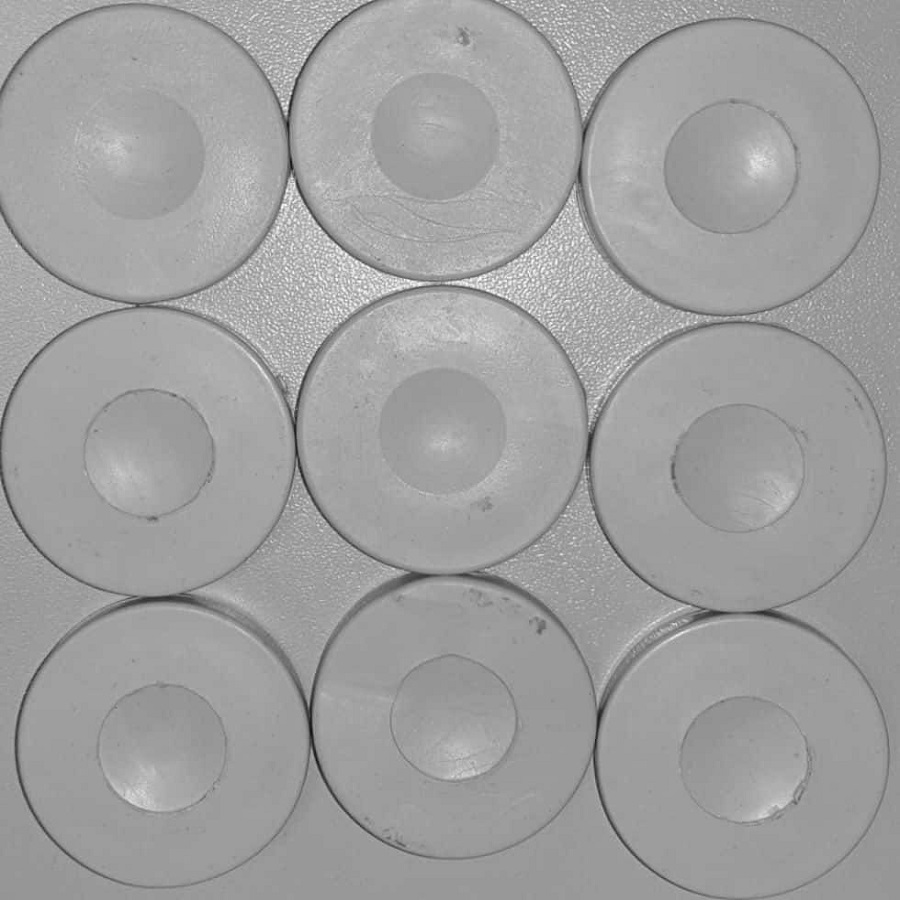
#> input picture samples/4-0.jpg, 900 x 900 px
$ python main.py
#> lines starting #> are read from the running program, lines starting #| are printed output that depends on the picture; after the words box and inside, x2 and y2 are one past the last pixel; in counts of white or black regions, pixels touching at a corner belong together
from PIL import Image, ImageDraw
import numpy as np
import matplotlib.pyplot as plt

def average_pixel_values_circle(image_path):
#> called with image_path = 'samples/4-0.jpg'
    image = Image.open(image_path).convert('L')
    image_array = np.array(image)
    # Get the height and width of the image
    height, width = image_array.shape
#> height = 900; width = 900
    # Calculate the size of each part
    part_height = height // 3
#> part_height = 300
    part_width = width // 3
#> part_width = 300
    radius = min(part_height, part_width) // 2
#> radius = 150

    average_values = []

    # Divide the image into 9 parts and calculate the average pixel value of the largest circle in each part
    for i in range(3):
        for j in range(3):
            part = image_array[i*part_height:(i+1)*part_height, j*part_width:(j+1)*part_width]
            center_x, center_y = part_width // 2, part_height // 2

            # Create a mask for the circle
            mask = np.zeros((part_height, part_width), dtype=bool)
            y, x = np.ogrid[:part_height, :part_width]
            distance = (x - center_x)**2 + (y - center_y)**2
            mask[distance <= radius**2] = True

            # Calculate the average pixel value within the circle
            circle_pixels = part[mask]
            average_value = np.mean(circle_pixels)
            average_values.append(average_value)
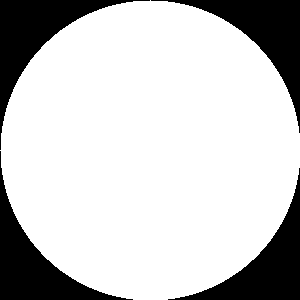
#> mask: shape (300, 300) bool; 78.5% white; 4 black regions, box (x1, y1, x2, y2) and area: (0, 0, 150, 150) 4980, (151, 0, 300, 133) 4830, (0, 151, 133, 300) 4830, (168, 168, 300, 300) 4681
#> after the loop, average_values = [166.5, 168.4, 160.7, 159.9, 162.6, 156.4, 155.8, 153.6, 154.7]

    return average_values

if __name__ == "__main__":
    file_paths = [
        "samples/4-0.jpg",
        "samples/1-2.jpg",
        "samples/2-1.jpg",
        "samples/3-1.jpg"
    ]

    THRESHOLD = 100

    results = {}

    for file_path in file_paths:
        results[file_path] = average_pixel_values_circle(file_path)

    for image, averages in results.items():
        name = image.split("/")[-1].replace("jpg", "")
        matrix = np.array(averages).reshape(3, 3)
        print(matrix)

        plt.imshow(matrix, cmap='hot', interpolation='nearest')
        plt.colorbar()
        plt.title('Heatmap of 3x3 Matrix')

        # To generate heatmaps uncomment the line below.
        # plt.savefig(f'heatmap-{name}.png')

        for index, average in enumerate(averages):
            y = (index // 3)
            x = (index % 3)


            if average <= THRESHOLD:
                print(image, x + 1, y + 1)
#> this loop made 4 passes
#> name on passes 1 to 4: '4-0.', '1-2.', '2-1.', '3-1.'
#> (printed output is left out)
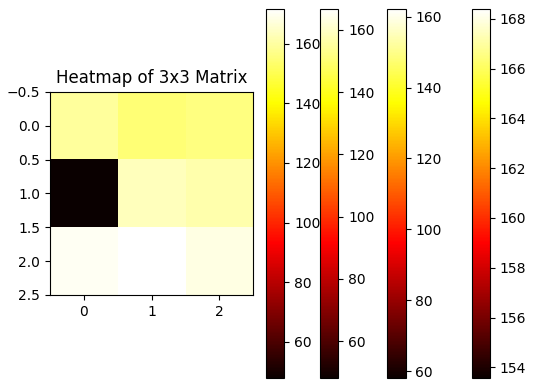
#> figure drawn by matplotlib, 5 panels
